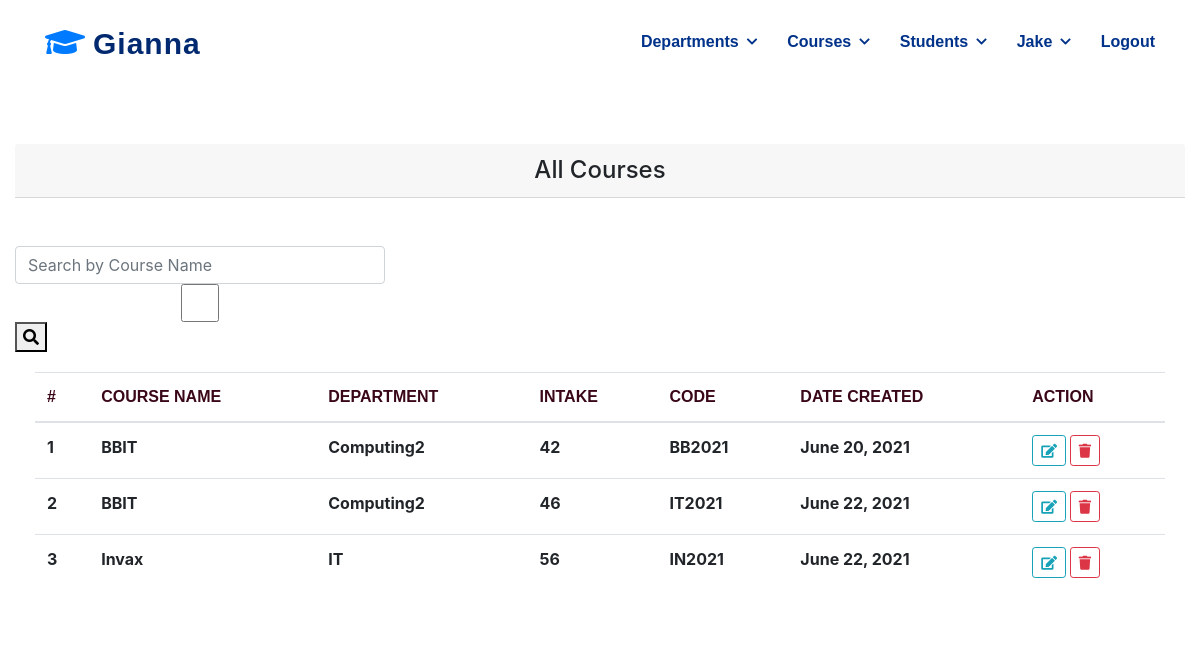
The app's page /core/course/list/ (signed in) with its own data.
### core/models.py (models this page shows, shortened)
class User(AbstractUser):
    power = models.ForeignKey(Power, null=True, blank=True, on_delete=models.SET_NULL)
    pass

class Course(models.Model):
    name = models.CharField(max_length=20)
    department = models.ForeignKey(Department, null=True, blank=True, on_delete=models.SET_NULL)
    intake = models.IntegerField()
    created = models.DateField(auto_now_add=True)
    code = models.CharField(max_length=6)

class Department(models.Model):
    name = models.CharField(max_length=20)

### core/views.py (the view)
# urls.py: path('course/list/', CourseListView.as_view(), name='course-list'),
class CourseListView(LoginRequiredMixin,FormMixin,generic.ListView):
    template_name = 'core/course_list.html'
    queryset = Course.objects.all()
    form_class = SearchForm
    def get_context_data(self, **kwargs):
        context = super().get_context_data(**kwargs)
        form = self.form_class(self.request.GET)
        context['courses'] = self.queryset
        context['form'] = form
        if self.request.method == 'GET':
            if form.is_valid():
                context['courses'] = self.queryset.filter(name__icontains=form.cleaned_data['name'])
        return context

### core/forms.py
class SearchForm(forms.ModelForm):
    export_to_csv = forms.BooleanField(required=False)
    class Meta:
        model = Course
        fields = ['name', ]

### core/templates/core/course_list.html
{% extends 'base.html' %}
{% load widget_tweaks %}
{% block content %}
<section>
    <div class="col-xl-12 col-lg-12 col-md-9 col-sm-12 col-12">
        <div class="card mx-auto w-100 border-0">
            <h4 class="card-header text-center">All Courses</h4>
            <br>
            <br>
            <div class="row">
                <div class="col-md-4">
                    <form method="GET" novalidate>
                        {% render_field form.name class="form-control" placeholder="Search by Course Name" %}
                        {% render_field form.export_to_csv class="form-control" %}
                        <button type="submit"><i class="fa fa-search"></i></button>
                    </form>
                </div>
            </div>
            <div class="card-body">
                <table class="table table-hover">
                    <thead>
                        <tr class="text-uppercase card-text-table">
                            <th>#</th>
                            <th>Course Name</th>
                            <th>Department</th>
                            <th>Intake</th>
                            <th>Code</th>
                            <th>Date Created</th>
                            <th>Action</th>
                        </tr>
                    </thead>
                    <tbody>
                        {% for crs in courses %}
                           <tr>
                               <th>{{ forloop.counter }}</th>
                               <th>{{ crs.name }}</th>
                               <th>{{ crs.department.name }}</th>
                               <th>{{ crs.intake }}</th>
                               <th>{{ crs.code }}</th>
                               <th>{{ crs.created }}</th>
                               <th>
                                   <a href="{% url 'core:course-update' crs.id %}" class="btn btn-sm btn-outline-info" data-bs-toggle="tooltip" data-bs-placement="top" title="Edit">
                                       <i class="fa fa-edit"></i>
                                   </a>
                                   <a href="{% url 'core:course-delete' crs.id %}" class="btn btn-sm btn-outline-danger" data-bs-toggle="tooltip" data-bs-placement="top" title="Delete">
                                       <i class="fa fa-trash"></i>
                                   </a>
                               </th>
                           </tr>
                        {% endfor %}
                    </tbody>
                </table>
            </div>
        </div>
    </div>
</section>
{% endblock content %}

### templates/base.html (shortened to what this page needs)
{% load static %}
<!DOCTYPE html>
<html lang="en">
    <head>
        <link href="{% static 'misc/css/bootstrap.min.css' %}" rel="stylesheet">
        <link href="{% static 'misc/css/all.min.css' %}" rel="stylesheet">
        <link href="{% static 'misc/css/custom.css' %}" rel="stylesheet">
    </head>
    <body>
        {% include 'navbar.html' %}
        {% block content %}
        {% endblock content %}
    </body>
</html>

### templates/navbar.html (shortened to what this page needs)
<header class="header">
    <div class="container-fluid container-xl d-flex align-items-center justify-content-between">
        <a href="{% url 'home' %}" class="logo d-flex align-items-center">
            <i class="fa fa-graduation-cap fa-2x mr-2"></i>
            <span>Gianna</span>
        </a>
        <nav class="navbar">
            <ul>
                {% if request.user.is_authenticated %}
                    <li class="dropdown"><a href="#"><span>Departments</span> </a>
                    </li>
                    <li class="dropdown"><a href="#"><span>Courses</span> </a>
                    </li>
                    <li class="dropdown"><a href="#"><span>Students</span> </a>
                    </li>
                    <li class="dropdown"><a href="#"><span>{{ request.user.username }}</span> </a>
                    </li>
                    <li>
                        <a class="nav-link" href="{% url 'logout' %}">Logout</a>
                    </li>
                {% endif %}
            </ul>
        </nav>
    </div>
</header>

### static/misc/css/custom.css (style rules this page uses)
.header { transition: all .5s; z-index: 997; padding: 20px 0; }
.header .logo { line-height: 0; }
.header .logo span { font-size: 30px; font-weight: 700; letter-spacing: 1px; color: #012970; font-family: 'Lucida Sans', 'Lucida Sans Regular', 'Lucida Grande', 'Lucida Sans Unicode', Geneva, Verdana, sans-serif; margin-top: 3px; }
.navbar { padding: 0; }
.navbar ul { margin: 0; padding: 0; display: flex; list-style: none; align-items: center; }
.navbar li { position: relative; }
.navbar a { display: flex; align-items: center; justify-content: space-between; padding: 10px 0 10px 30px; font-family: 'Lucida Sans', 'Lucida Sans Regular', 'Lucida Grande', 'Lucida Sans Unicode', Geneva, Verdana, sans-serif; font-size: 16px; font-weight: 700; color: #013289; white-space: nowrap; transition: .3s; }
section { margin: 0%; }
.card-text-table { font-family: 'Lucida Sans', 'Lucida Sans Regular', 'Lucida Grande', 'Lucida Sans Unicode', Geneva, Verdana, sans-serif !important; font-size: 16px !important; font-weight: 700 !important; color: #3a0718 !important; }

### records on screen
User: user.username "Jake"
Course: name "BBIT", department.name "Computing2", intake "42", code "BB2021", created "June 20, 2021"
Course: name "BBIT", department.name "Computing2", intake "46", code "IT2021", created "June 22, 2021"
Course: name "Invax", department.name "IT", intake "56", code "IN2021", created "June 22, 2021"
